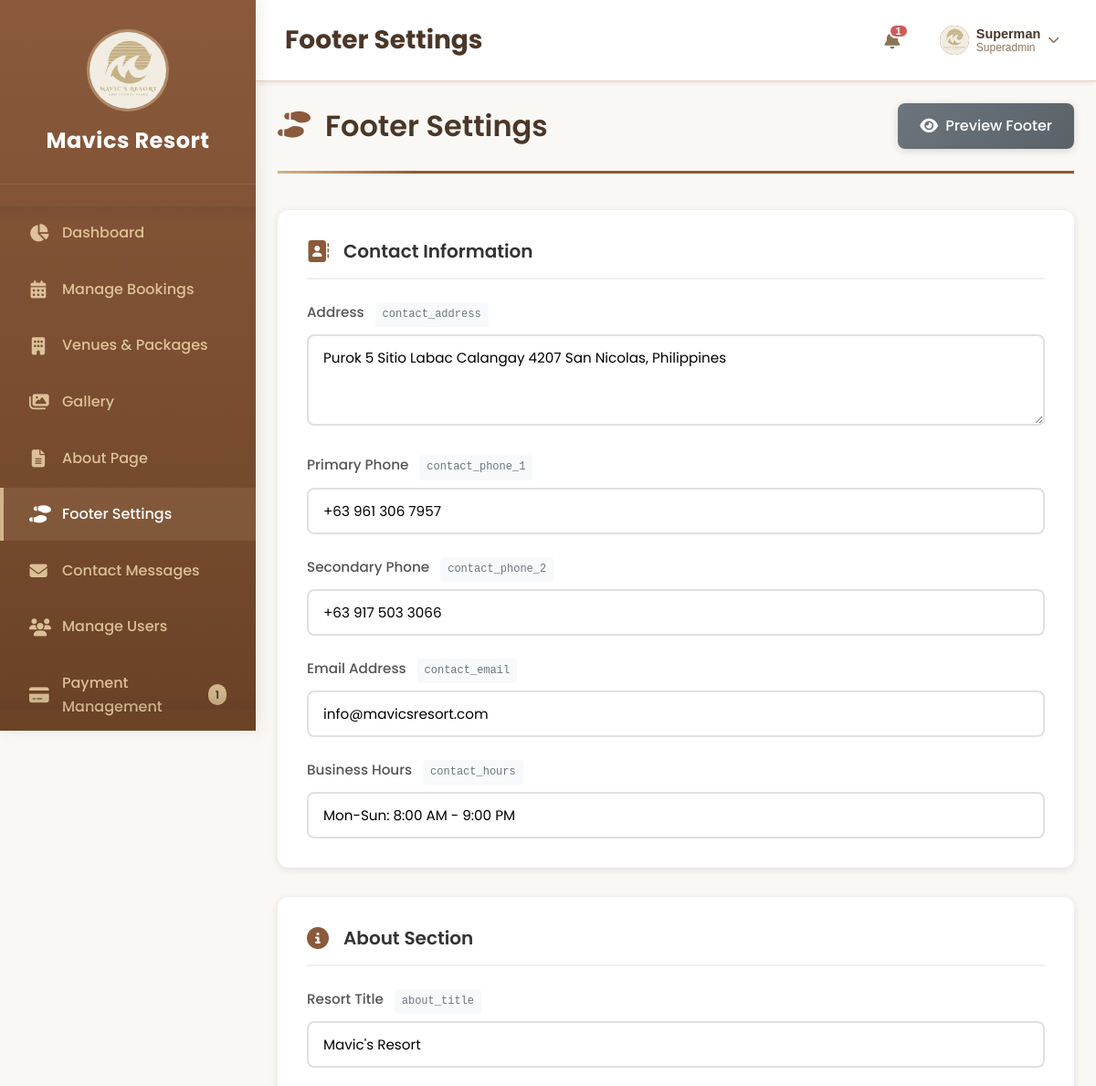
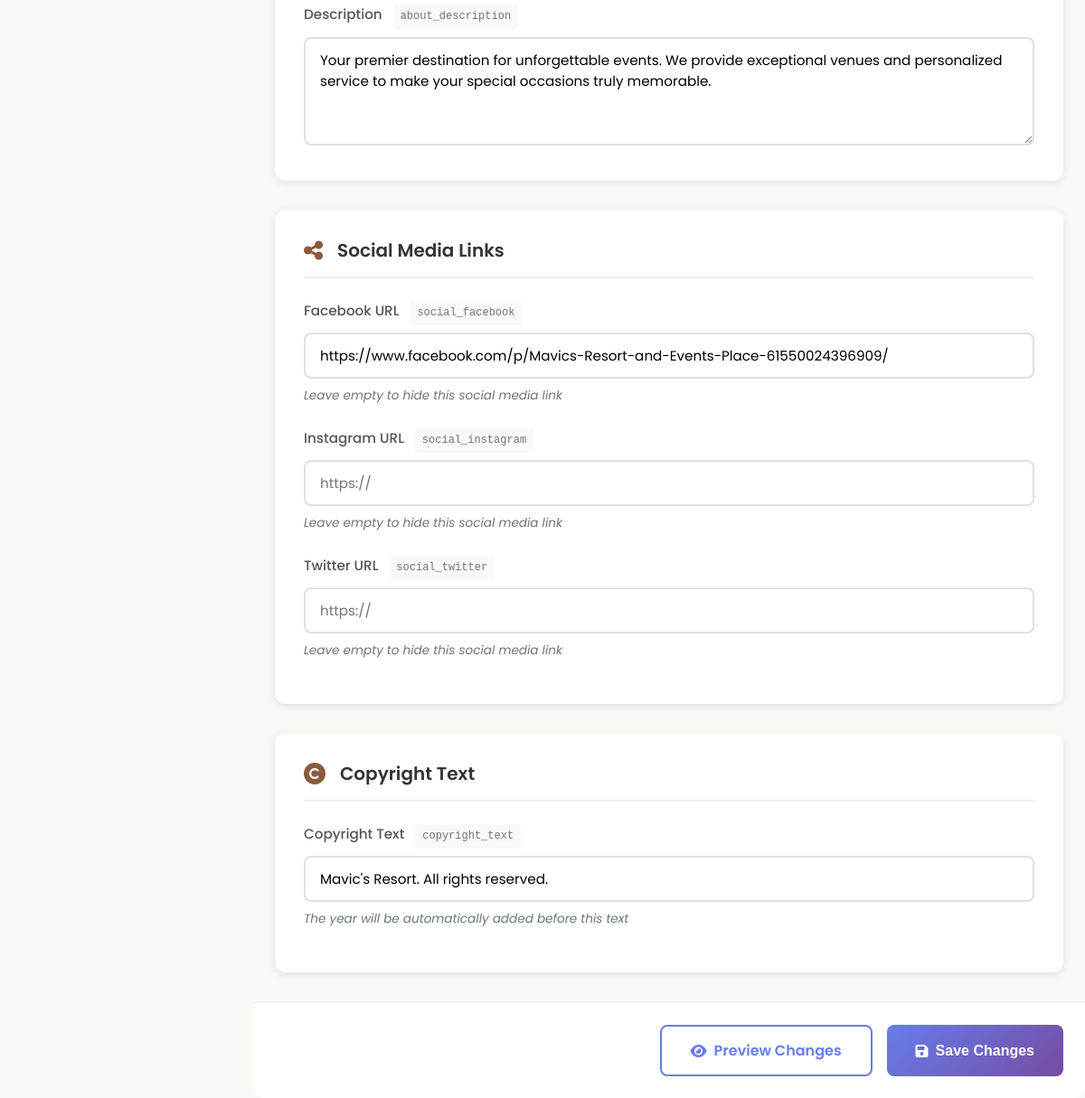
/admin/manage-footer.php (signed in), run on the app's committed database (2 pictures, top to bottom).
### tables this page shows
CREATE TABLE `footer_settings` (
  `id` int(11) NOT NULL,
  `setting_key` varchar(100) NOT NULL,
  `setting_value` text NOT NULL,
  `setting_group` varchar(50) NOT NULL,
  `display_order` int(11) DEFAULT 0,
  `is_active` tinyint(1) DEFAULT 1,
  `created_at` timestamp NOT NULL DEFAULT current_timestamp(),
  `updated_at` timestamp NOT NULL DEFAULT current_timestamp() ON UPDATE current_timestamp(),
  `updated_by` int(11) DEFAULT NULL
);

### admin/includes/admin-helpers.php (called while the page is built, shortened)
<?php
function getPendingNotificationsCount($conn) {
    try {
        $stmt = $conn->query("SELECT COUNT(*) as count FROM bookings WHERE status = 'pending'");
        $pending_bookings = $stmt->fetch()['count'];
        $stmt = $conn->query("SELECT COUNT(*) as count FROM inquiries WHERE status = 'new'");
        $unread_inquiries = $stmt->fetch()['count'];
        $stmt = $conn->query("SELECT COUNT(*) as count FROM payments WHERE payment_status = 'pending'");
        $pending_payments = $stmt->fetch()['count'];
        return $pending_bookings + $unread_inquiries + $pending_payments;
    } catch (PDOException $e) {
        error_log("Notifications count error: " . $e->getMessage());
        return 0;
    }
}
?>

### admin/manage-footer.php (the view, shortened to what this page needs)
<?php
$conn = getDBConnection();
require_once 'includes/admin-helpers.php';
$page_title = 'Footer Settings';
try {
    $stmt = $conn->query("SELECT * FROM footer_settings ORDER BY setting_group, display_order ASC");
    $all_settings = $stmt->fetchAll(PDO::FETCH_ASSOC);
    $settings = [];
    foreach ($all_settings as $setting) {
        $settings[$setting['setting_group']][] = $setting;
    }
} catch (PDOException $e) {
    $error_message = 'Error fetching settings: ' . $e->getMessage();
}
?>
<!DOCTYPE html>
<html lang="en">
<head>
    <link rel="stylesheet" href="css/global.css">
    <link rel="stylesheet" href="css/sidebar.css">
    <link rel="stylesheet" href="css/topbar.css">
    <link rel="stylesheet" href="css/manage-about.css">
    <link rel="stylesheet" href="css/modal.css">
    <link rel="stylesheet" href="https://cdnjs.cloudflare.com/ajax/libs/font-awesome/6.4.0/css/all.min.css">
</head>
<body>
    <div class="admin-container">
        <?php include 'includes/sidebar.php'; ?>
        <main class="main-content">
            <?php include 'includes/topbar.php'; ?>
            <div class="about-management">
                <div class="page-header">
                    <h1>
                        <i class="fas fa-shoe-prints"></i>
                        Footer Settings
                    </h1>
                    <a href="../customer/index.php#main-footer" target="_blank" class="preview-btn">
                        <i class="fas fa-eye"></i>
                        Preview Footer
                    </a>
                </div>
                <form method="POST" action="" id="settingsForm">
                    <div class="settings-grid">
                        <?php if (isset($settings['contact'])): ?>
                        <div class="settings-group">
                            <div class="group-header">
                                <i class="fas fa-address-book"></i>
                                <h3>Contact Information</h3>
                            </div>
                            <?php foreach ($settings['contact'] as $setting): ?>
                            <div class="setting-item">
                                <label class="setting-label">
                                    <?php
                                    $labels = [
                                        'contact_address' => 'Address',
                                        'contact_phone_1' => 'Primary Phone',
                                        'contact_phone_2' => 'Secondary Phone',
                                        'contact_email' => 'Email Address',
                                        'contact_hours' => 'Business Hours'
                                    ];
                                    echo $labels[$setting['setting_key']] ?? ucfirst(str_replace(['contact_', '_'], ['', ' '], $setting['setting_key']));
                                    ?>
                                    <span class="setting-key"><?php echo $setting['setting_key']; ?></span>
                                </label>
                                <?php if ($setting['setting_key'] === 'contact_address'): ?>
                                    <textarea
                                        name="setting_<?php echo $setting['setting_key']; ?>"
                                        class="setting-textarea"
                                        rows="3"
                                    ><?php echo htmlspecialchars($setting['setting_value']); ?></textarea>
                                <?php else: ?>
                                    <input
                                        type="text"
                                        name="setting_<?php echo $setting['setting_key']; ?>"
                                        value="<?php echo htmlspecialchars($setting['setting_value']); ?>"
                                        class="setting-input"
                                    >
                                <?php endif; ?>
                            </div>
                            <?php endforeach; ?>
                        </div>
                        <?php endif; ?>
                        <?php if (isset($settings['about'])): ?>
                        <div class="settings-group">
                            <div class="group-header">
                                <i class="fas fa-info-circle"></i>
                                <h3>About Section</h3>
                            </div>
                            <?php foreach ($settings['about'] as $setting): ?>
                            <div class="setting-item">
                                <label class="setting-label">
                                    <?php
                                    $labels = [
                                        'about_title' => 'Resort Title',
                                        'about_description' => 'Description'
                                    ];
                                    echo $labels[$setting['setting_key']] ?? ucfirst(str_replace(['about_', '_'], ['', ' '], $setting['setting_key']));
                                    ?>
                                    <span class="setting-key"><?php echo $setting['setting_key']; ?></span>
                                </label>
                                <?php if ($setting['setting_key'] === 'about_description'): ?>
                                    <textarea
                                        name="setting_<?php echo $setting['setting_key']; ?>"
                                        class="setting-textarea"
                                        rows="4"
                                    ><?php echo htmlspecialchars($setting['setting_value']); ?></textarea>
                                <?php else: ?>
                                    <input
                                        type="text"
                                        name="setting_<?php echo $setting['setting_key']; ?>"
                                        value="<?php echo htmlspecialchars($setting['setting_value']); ?>"
                                        class="setting-input"
                                    >
                                <?php endif; ?>
                            </div>
                            <?php endforeach; ?>
                        </div>
                        <?php endif; ?>
                        <?php if (isset($settings['social'])): ?>
                        <div class="settings-group">
                            <div class="group-header">
                                <i class="fas fa-share-alt"></i>
                                <h3>Social Media Links</h3>
                            </div>
                            <?php foreach ($settings['social'] as $setting): ?>
                            <div class="setting-item">
                                <label class="setting-label">
                                    <?php
                                    $labels = [
                                        'social_facebook' => 'Facebook URL',
                                        'social_instagram' => 'Instagram URL',
                                        'social_twitter' => 'Twitter URL'
                                    ];
                                    echo $labels[$setting['setting_key']] ?? ucfirst(str_replace(['social_', '_'], ['', ' '], $setting['setting_key']));
                                    ?>
                                    <span class="setting-key"><?php echo $setting['setting_key']; ?></span>
                                </label>
                                <input
                                    type="url"
                                    name="setting_<?php echo $setting['setting_key']; ?>"
                                    value="<?php echo htmlspecialchars($setting['setting_value']); ?>"
                                    class="setting-input"
                                    placeholder="https://"
                                >
                                <p class="setting-help">Leave empty to hide this social media link</p>
                            </div>
                            <?php endforeach; ?>
                        </div>
                        <?php endif; ?>
                        <?php if (isset($settings['copyright'])): ?>
                        <div class="settings-group">
                            <div class="group-header">
                                <i class="fas fa-copyright"></i>
                                <h3>Copyright Text</h3>
                            </div>
                            <?php foreach ($settings['copyright'] as $setting): ?>
                            <div class="setting-item">
                                <label class="setting-label">
                                    Copyright Text
                                    <span class="setting-key"><?php echo $setting['setting_key']; ?></span>
                                </label>
                                <input
                                    type="text"
                                    name="setting_<?php echo $setting['setting_key']; ?>"
                                    value="<?php echo htmlspecialchars($setting['setting_value']); ?>"
                                    class="setting-input"
                                >
                                <p class="setting-help">The year will be automatically added before this text</p>
                            </div>
                            <?php endforeach; ?>
                        </div>
                        <?php endif; ?>
                    </div>
                    <div class="form-actions">
                        <a href="../customer/index.php#main-footer" target="_blank" class="btn-preview">
                            <i class="fas fa-eye"></i>
                            Preview Changes
                        </a>
                        <button type="submit" class="btn-save">
                            <i class="fas fa-save"></i>
                            Save Changes
                        </button>
                    </div>
                </form>
            </div>
        </main>
    </div>
</body>
</html>

### admin/includes/topbar.php (shortened to what this page needs)
<?php
try {
    $stmt = $conn->prepare("SELECT * FROM admin_users WHERE id = :id");
    $stmt->execute(['id' => $_SESSION['admin_id']]);
    $admin = $stmt->fetch(PDO::FETCH_ASSOC);
} catch (PDOException $e) {
    error_log("Error fetching admin data: " . $e->getMessage());
    $admin = [
        'id' => $_SESSION['admin_id'] ?? 0,
        'full_name' => $_SESSION['admin_name'] ?? 'Admin',
        'email' => $_SESSION['admin_email'] ?? 'admin@mavicsresort.com',
        'role' => $_SESSION['admin_role'] ?? 'admin',
        'profile_photo' => null
    ];
}
?>
<header class="main-header">
    <div class="header-left">
        <h1><?php echo $page_title ?? 'Dashboard Overview'; ?></h1>
    </div>
    <div class="header-right">
        <div class="notifications">
            <button class="notification-btn" id="notificationBtn">
                <i class="fas fa-bell"></i>
                <?php
                $pending_count = getPendingNotificationsCount($conn);
                if ($pending_count > 0): ?>
                    <span class="notification-count"><?php echo $pending_count; ?></span>
                <?php endif; ?>
            </button>
        </div>
        <div class="admin-profile-dropdown">
            <button class="profile-btn" id="profileBtn">
                <div class="admin-avatar-sm">
                    <?php if (!empty($admin['profile_photo']) && file_exists($admin['profile_photo'])): ?>
                        <img src="<?php echo htmlspecialchars($admin['profile_photo']); ?>" alt="Profile Photo">
                    <?php else: ?>
                        <?php echo getInitials($admin['full_name']); ?>
                    <?php endif; ?>
                </div>
                <div class="admin-info-sm">
                    <span class="admin-name"><?php echo htmlspecialchars($admin['full_name']); ?></span>
                    <span class="admin-role"><?php echo ucfirst($admin['role']); ?></span>
                </div>
                <i class="fas fa-chevron-down"></i>
            </button>
        </div>
    </div>
</header>

### data on the page
footer_settings: setting_key "Address", setting_key "contact_address", setting_key+setting_value "Purok 5 Sitio Labac Calangay 4207 San Nicolas, Philippines"
footer_settings: setting_key "Primary Phone", setting_key "contact_phone_1", setting_value "+63 961 306 7957"
footer_settings: setting_key "Secondary Phone", setting_key "contact_phone_2", setting_value "+63 917 503 3066"
footer_settings: setting_key "Email Address", setting_key "contact_email", setting_value "info@mavicsresort.com"
footer_settings: setting_key "Business Hours", setting_key "contact_hours", setting_value "Mon-Sun: 8:00 AM - 9:00 PM"
footer_settings: setting_key "Resort Title", setting_key "about_title", setting_value "Mavic's Resort"
footer_settings: setting_key "Description", setting_key "about_description", setting_key+setting_value "Your premier destination for unforgettable events. We provide exceptional venues and personalized service to make your special occasions truly memorable."
footer_settings: setting_key "Facebook URL", setting_key "social_facebook", setting_value "https://www.facebook.com/p/Mavics-Resort-and-Events-Place-61550024396909/"
footer_settings: setting_key "Instagram URL", setting_key "social_instagram"
footer_settings: setting_key "Twitter URL", setting_key "social_twitter"
footer_settings: setting_key "copyright_text", setting_value "Mavic's Resort. All rights reserved."

### other printed values
$count "1"
$page_title "Footer Settings"
$pending_count "1"
$admin['full_name'] "Superman"
$admin['role'] "Superadmin"
